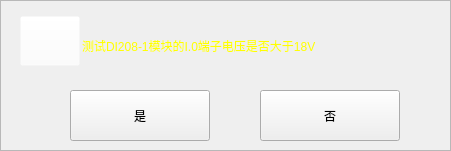
            <widget class="QFrame" name="frame">
             <property name="geometry">
              <rect>
               <x>0</x>
               <y>64</y>
               <width>451</width>
               <height>151</height>
              </rect>
             </property>
             <property name="frameShape">
              <enum>QFrame::StyledPanel</enum>
             </property>
             <property name="frameShadow">
              <enum>QFrame::Plain</enum>
             </property>
             <property name="lineWidth">
              <number>2</number>
             </property>
             <property name="midLineWidth">
              <number>0</number>
             </property>
             <widget class="QPushButton" name="pushButton_last_test_photo_3">
              <property name="geometry">
               <rect>
                <x>20</x>
                <y>16</y>
                <width>60</width>
                <height>50</height>
               </rect>
              </property>
              <property name="minimumSize">
               <size>
                <width>60</width>
                <height>50</height>
               </size>
              </property>
              <property name="maximumSize">
               <size>
                <width>60</width>
                <height>50</height>
               </size>
              </property>
              <property name="styleSheet">
               <string notr="true">border-image: url(:/widget/警告.png);
background-color: rgba(255, 255, 255, 0);</string>
              </property>
              <property name="text">
               <string/>
              </property>
             </widget>
             <widget class="QPushButton" name="pushButton1">
              <property name="geometry">
               <rect>
                <x>70</x>
                <y>90</y>
                <width>140</width>
                <height>51</height>
               </rect>
              </property>
              <property name="styleSheet">
               <string notr="true">font: 75 14pt &quot;微软雅黑&quot;;</string>
              </property>
              <property name="text">
               <string>是</string>
              </property>
             </widget>
             <widget class="QLabel" name="labelTestQuestion">
              <property name="geometry">
               <rect>
                <x>82</x>
                <y>10</y>
                <width>361</width>
                <height>71</height>
               </rect>
              </property>
              <property name="styleSheet">
               <string notr="true">color:rgb(255, 255, 0)</string>
              </property>
              <property name="text">
               <string>测试DI208-1模块的I.0端子电压是否大于18V</string>
              </property>
              <property name="wordWrap">
               <bool>true</bool>
              </property>
             </widget>
             <widget class="QPushButton" name="pushButton2">
              <property name="geometry">
               <rect>
                <x>260</x>
                <y>90</y>
                <width>140</width>
                <height>51</height>
               </rect>
              </property>
              <property name="styleSheet">
               <string notr="true">font: 75 14pt &quot;微软雅黑&quot;;</string>
              </property>
              <property name="text">
               <string>否</string>
              </property>
             </widget>
            </widget>
